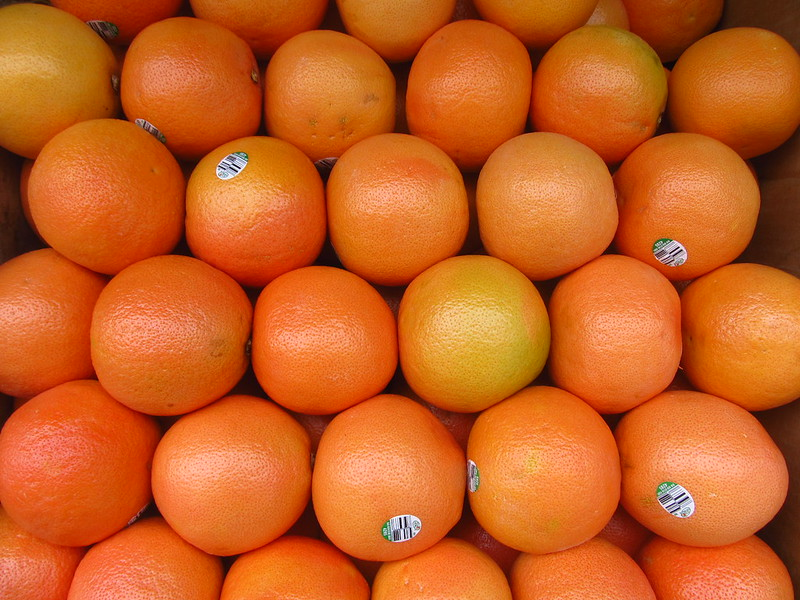
%> input picture oranges.jpg, 800 x 600 px
$ octave Watershed.m   (GNU Octave 9; MATLAB toolbox functions it lacks are replaced by stand-ins)
%> lines starting %> are read from the running program, lines starting %| are printed output that depends on the picture; in (x1, y1, x2, y2) boxes, pixels count from 0 and x2, y2 are one past the last pixel; in counts of white or black regions, pixels touching at a corner belong together; the program's own positions count from 1
%ENGO 559 PROJECT

%IMAGE SEGMENTATION

close all

%Load Image
img = imread('oranges.jpg');
%> img is the input picture: size 600x800x3 uint8; mean R, G, B 199.3, 95.4, 31.8

%Convert to greyscale
img = rgb2gray(img);
%> img: size 600x800 uint8

%Display Image
imshow(img); title('Original Image');

%Image Processing~~~~~~~~~~~~~~~~~~~~~~~~~~~~~~~~~~~~~~~~~~~~~~~~~~~~~~~~~~

%Watershed Segmentation~~~~~~~~~~~~~~~~~
%gradient magnitude
gmag = imgradient(img);
%Watershed transform
L = watershed(gmag);
Lrgb = label2rgb(L);
%Foreground objects marking
se = strel('disk',20);  %creates disk-shaped structuring element with radius 20
io = imopen(img,se);    %removes obects less than radius
%opening-by-reconstruction
ie = imerode(img,se);    %erode greyscale to simplify objects
obr = imreconstruct(ie,img);    %constuct result from eroded and original img
%morphological closing
ioc = imclose(io,se);   %merges objects together
%opening-closing by reconstruction
iobrd = imdilate(obr,se);
iobrcbr = imreconstruct(imcomplement(iobrd),imcomplement(obr));
iobrcbr = imcomplement(iobrcbr);
%regional maxima
fgm = imregionalmax(iobrcbr);
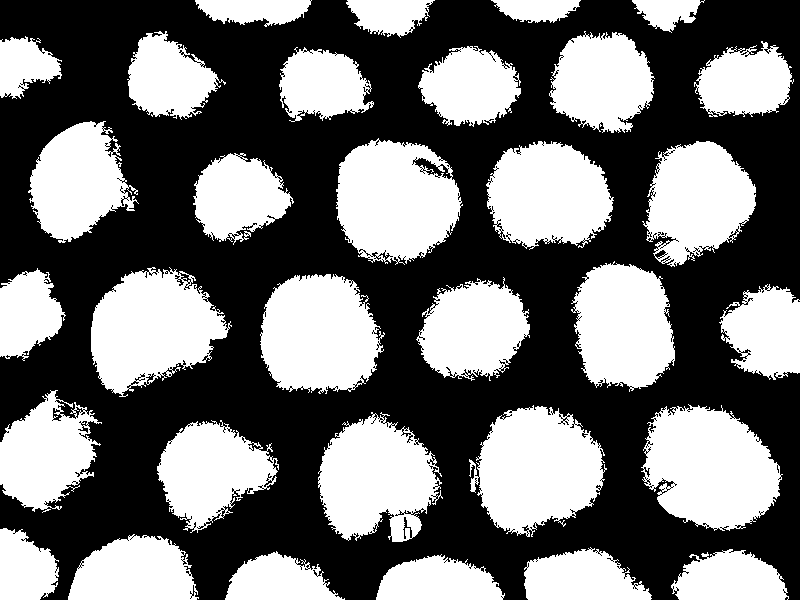
%> fgm: size 600x800 logical; 44.5% white; 32 white regions, largest, box (x1, y1, x2, y2) and area: (641, 404, 783, 531) 12637, (469, 405, 607, 537) 12201, (336, 138, 463, 265) 11654
%modified regional maxima
se2 = strel(ones(5,5));
fgm2 = imclose(fgm,se2);
%> fgm2: size 600x800 logical; 47.1% white; 32 white regions, largest, box (x1, y1, x2, y2) and area: (641, 404, 783, 531) 13235, (469, 405, 607, 537) 12886, (91, 267, 232, 397) 12347
fgm3 = imclose(fgm2,se2);
fgm4 = bwareaopen(fgm3,20);
%background markers
bw = imbinarize(iobrcbr); %convert to binary
%> bw: size 600x800 logical; 74.7% white; 1 black region, box (x1, y1, x2, y2) and area: (0, 0, 800, 600) 121252
%watershed ridge lines
d = bwdist(bw); %euclidian distance transform
dl = watershed(d);
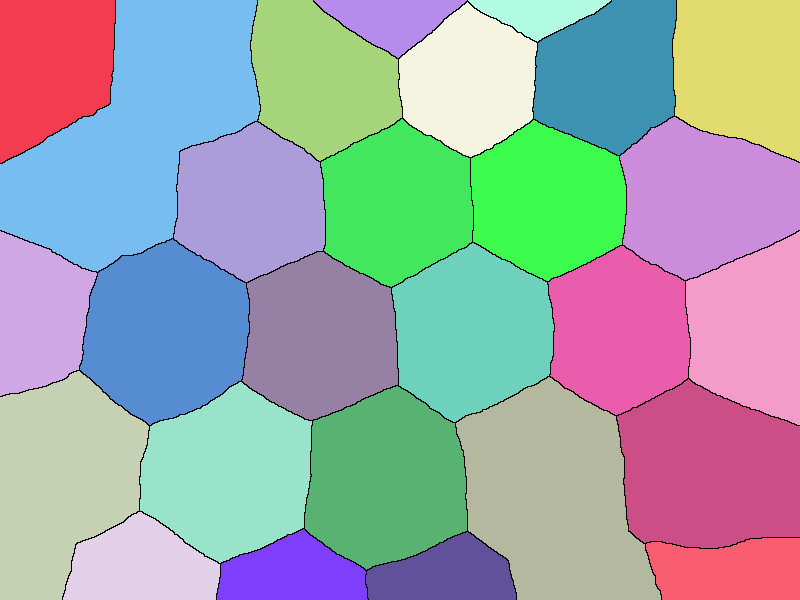
%> dl: size 600x800 uint8; 28 distinct labels, from 0 to 27; one colour per label, 0 black
bgm = dl == 0;
%> bgm: size 600x800 logical; 1.5% white in thin lines or dots
%watershed transform
gmag2 = imimposemin(gmag, bgm | fgm4);%impose minima
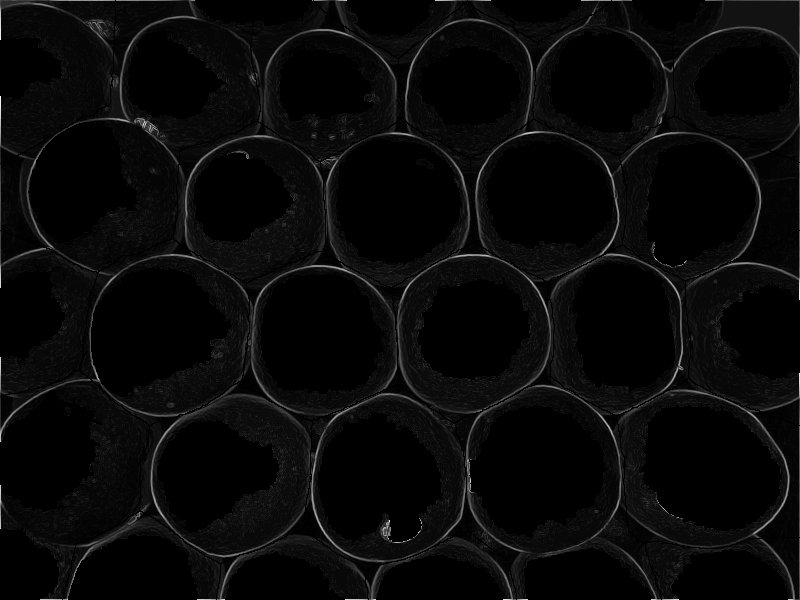
%> gmag2: size 600x800 double; 48.53% of the values are NaN or infinite; the others: min 1.01, max 592.7, mean 42.16; drawn with min black, max white, NaN and infinite black
L = watershed(gmag2);
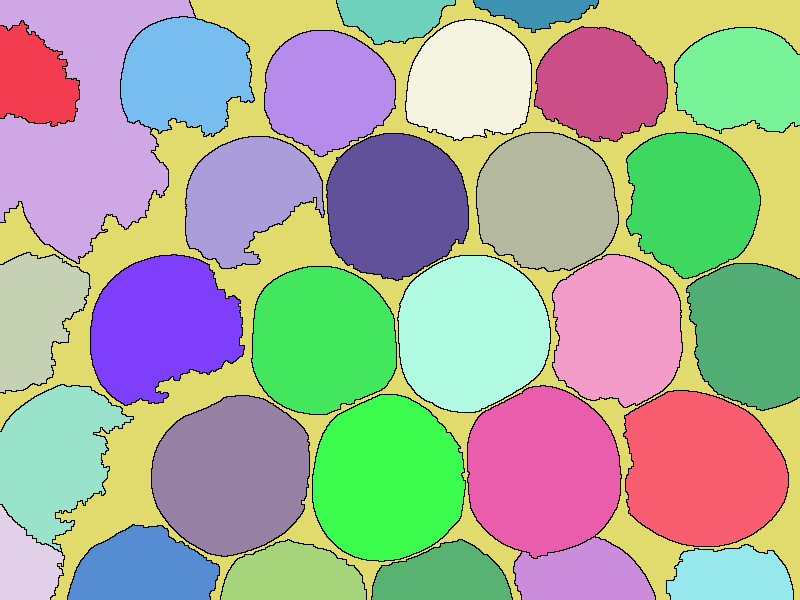
%> L: size 600x800 uint8; 32 distinct labels, from 0 to 31; one colour per label, 0 black
%create labels
labels = imdilate(L==0,ones(3,3)) + 2*bgm + 3*fgm4;
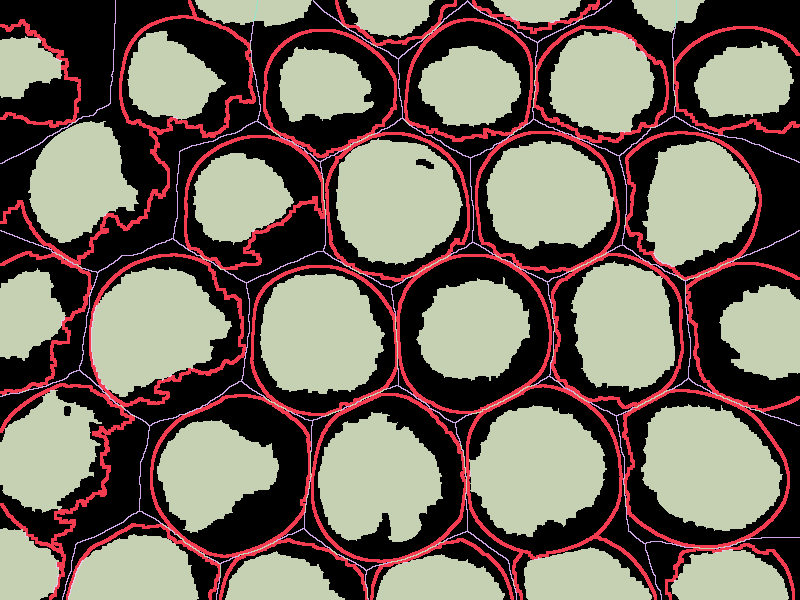
%> labels: size 600x800 double; 6 distinct labels, from 0 to 5; one colour per label, 0 black
%label matrix
Lrgb = label2rgb(L,'jet','w','shuffle');
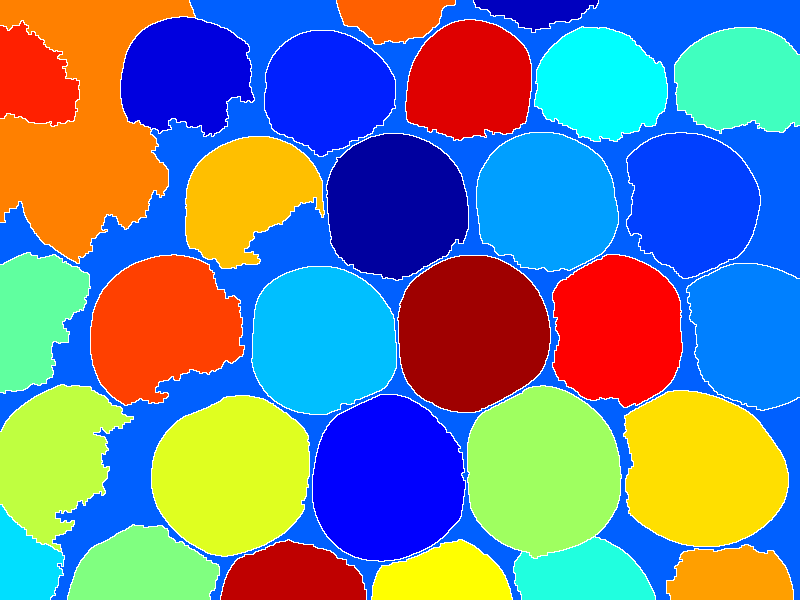
%> Lrgb: size 600x800x3 uint8; mean R, G, B 108.1, 127.7, 144.8

%Export Image/Data~~~~~~~~~~~~~~~~~~~~~~~~~~~~~~~~~~~~~~~~~~~~~~~~~~~~~~~~~

%Watershed Segmentation
imshow(gmag,[]); title('Gradient Magnitude');
imshow(Lrgb); title('Watershed Transform of Gradient Magnitude');
imshow(io); title('Opening');
imshow(obr); title('Opening-by-Reconstruction');
imshow(ioc); title('Opening-Closing');
imshow(iobrcbr); title('Opening-Closing by Reconstruction');
imshow(labeloverlay(img,fgm)); title('Regional Maxima Superimposed on Original Image');
imshow(labeloverlay(img,fgm4)); title('Modified Regional Maxima on Original Image');
imshow(bw); title('Thresholded O-C by Reconstruction');
imshow(bgm); title('Watershed Ridge Lines');
%final output option 1:
imshow(labeloverlay(img,labels)); title('Markers & Object Boundaries on Original Image');
%> after `imshow(labeloverlay(img,labels))`:
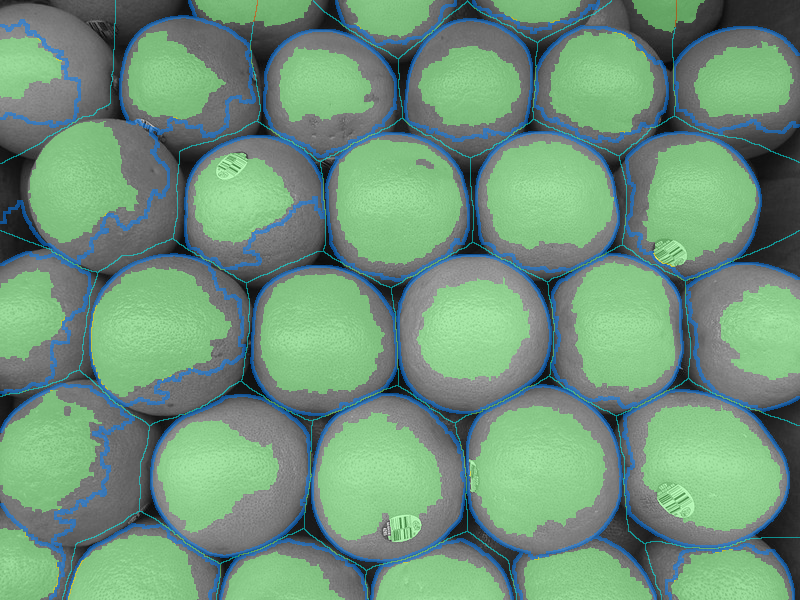
%> displayed picture: size 600x800x3, on the screen's scale of 0 to 255; mean R, G, B 110.9, 147.9, 123
%option 2:
figure;
imshow(img);hold on;
himage = imshow(Lrgb);
himage.AlphaData = 0.3;
title('Colored Labels Superimposed on Original Image');
%> figure, not shown here; its title reads 'Colored Labels Superimposed on Original Image'
